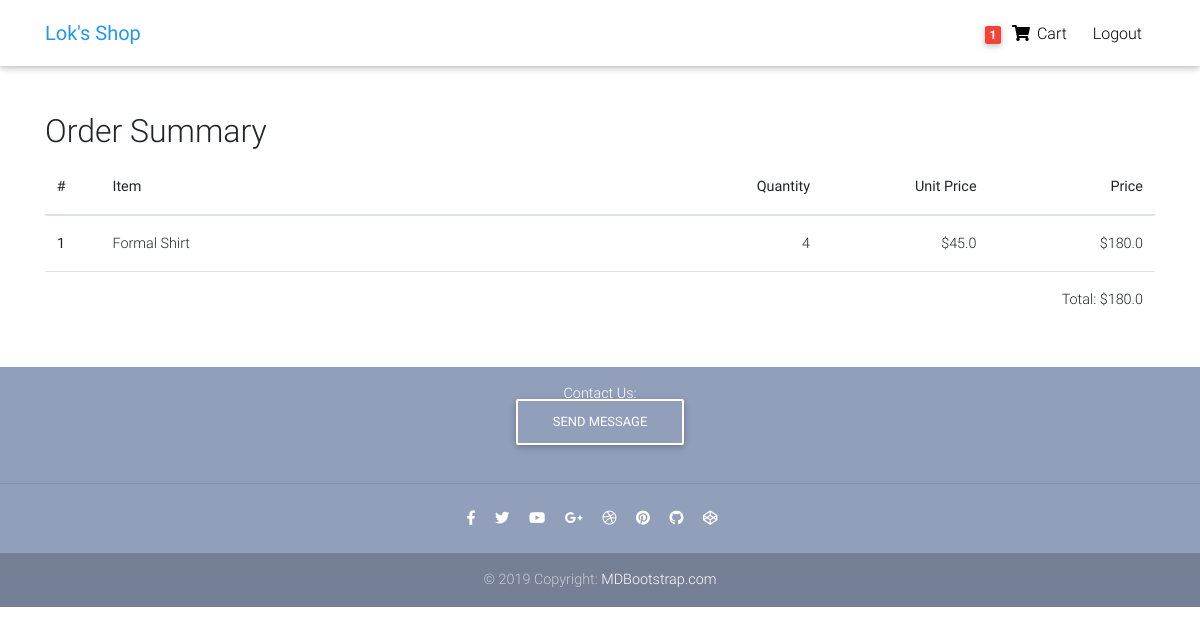
The app's page /order-summary/ (signed in), older data.
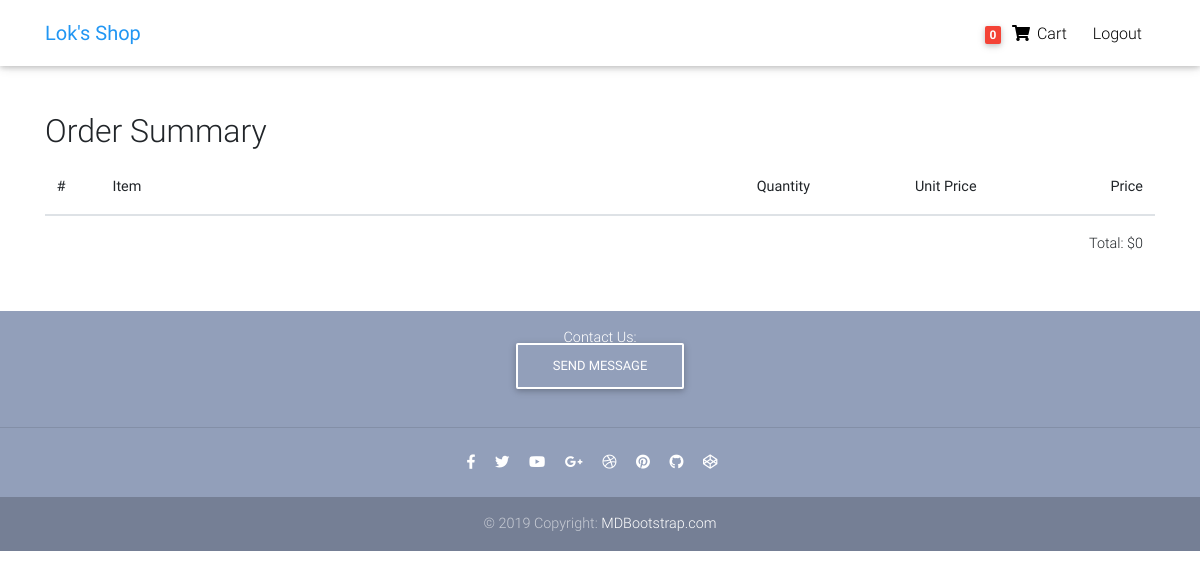
The same page, newer data.
### core/models.py (models this page shows, shortened)
class Order(models.Model):
    user = models.ForeignKey(settings.AUTH_USER_MODEL, on_delete=models.CASCADE)
    items = models.ManyToManyField(OrderItem)
    start_date = models.DateTimeField(auto_now_add=True)
    ordered_date = models.DateTimeField()
    ordered = models.BooleanField(default=False)
    def get_total_order_price(self):
        total = 0
        for item in self.items.all():
            total+=item.get_final_total_item_price()
        return total

class OrderItem(models.Model):
    user = models.ForeignKey(settings.AUTH_USER_MODEL, on_delete=models.CASCADE)
    item = models.ForeignKey(Item, on_delete=models.CASCADE)
    quantity = models.IntegerField(default=1)
    ordered = models.BooleanField(default=False)
    def get_total_item_price(self):
        return self.quantity * self.item.price
    def get_final_total_item_price(self):
        if self.item.discount_price:
            return self.get_total_item_discount_price()
        return self.get_total_item_price()

class Item(models.Model):
    title = models.CharField(max_length = 100)
    price = models.FloatField(default=0)
    discount_price = models.FloatField(blank=True, null = True)
    category = models.CharField(choices=CATEGORY_CHOICES, max_length = 2)
    label = models.CharField(choices=LABEL_CHOICES, max_length = 1)
    slug = models.SlugField(blank = True, null = True, unique = True)
    description = models.TextField()
    def get_absolute_url(self):
        return reverse("core:product", kwargs={
            'slug': self.slug
        })

### core/views.py (the view)
# urls.py: path('order-summary/', OrderSummaryView.as_view(), name='order-summary'),
class OrderSummaryView(LoginRequiredMixin, View):
    def get(self,*args, **kwargs):
        try:
            order = Order.objects.get(user=self.request.user, ordered=False)
            context = {
                "object":order
            }
            return render(self.request, 'order_summary.html', context)
        except ObjectDoesNotExist:
            messages.error(self.request, "You do not have an active order.")
            return redirect("/")

### core/templatetags/cart_template_tags.py (called while the page is built)
@register.filter
def cart_item_count(user):
    if user.is_authenticated:
        qs = Order.objects.filter(user=user, ordered=False)
        if qs.exists():
            return qs[0].items.count()
    return 0

### templates/order_summary.html (shortened to what this page needs)
{% extends "base.html" %}
{% load static %}
{% block content %}
  <div class="container pt-3">
        <div class="table-responsive text-nowrap">
            <h2>Order Summary</h2>
            <table class="table">
                <thead>
                    <tr>
                        <th scope="col" style="width:5%">#</th>
                        <th scope="col" style="width:50%">Item</th>
                        <th scope="col" style="width:15%; text-align:right">Quantity</th>
                        <th scope="col" style="width:15%; text-align:right">Unit Price</th>
                        <th scope="col" style="width:15%; text-align:right">Price</th>
                    </tr>
                </thead>
                <tbody>
                    {% for order_item in object.items.all %}
                    <tr>
                        <th scope="row">{{ forloop.counter }}</th>
                        <td><a href="{{ order_item.item.get_absolute_url }}">{{ order_item.item.title }}</a></td>
                        <td style="text-align:right">{{ order_item.quantity }}</td>
                        {% if order_item.item.discount_price %}
                        <td style="text-align:right"><del>${{ order_item.item.price }}</del> ${{ order_item.item.discount_price }}</td>
                        <td style="text-align:right"><del>${{ order_item.get_total_item_price }}</del> ${{ order_item.get_total_item_discount_price }}</td>
                        {% else %}
                        <td style="text-align:right">${{ order_item.item.price }}</td>
                        <td style="text-align:right">${{ order_item.get_total_item_price }}</td>
                        {% endif %}
                    </tr>
                    {% endfor %}
                    <tr>
                        <td></td>
                        <td></td>
                        <td></td>
                        <td></td>
                        <td style="text-align:right">Total: ${{object.get_total_order_price }}</td>
                    </tr>
                </tbody>
            </table>
        </div>
  </div>
{% endblock content %}

### templates/snippets/navbar.html (shortened to what this page needs)
{% load cart_template_tags %}
<head>
</head>
  <nav class="navbar fixed-top navbar-expand-lg navbar-light white scrolling-navbar">
    <div class="container">
      <a class="navbar-brand waves-effect" href="/">
        <strong class="blue-text">Lok's Shop</strong>
      </a>
      <div class="collapse navbar-collapse ml-4" id="navbarSupportedContent">
        <ul class="navbar-nav nav-flex-icons">
          {% if request.user.is_authenticated %}
          <li class="nav-item top-nav-item">
            <a class="nav-link waves-effect" href="{% url 'core:order-summary' %}">
              <span class="badge red z-depth-1 mr-1"> {{ request.user|cart_item_count }} </span>
              <i class="fas fa-shopping-cart"></i>
              <span class="clearfix d-none d-sm-inline-block"> Cart </span>
            </a>
          </li>
          <li class="nav-item top-nav-item">
            <a class="nav-link waves-effect" href="{% url 'account_logout' %}">
              <span class="clearfix d-none d-sm-inline-block"> Logout </span>
            </a>
          </li>
          {% endif %}
        </ul>
      </div>
    </div>
  </nav>

Row changes from the older to the newer data that the page shows:
no longer on this page (row edited): OrderItem: item "Formal Shirt", quantity "4", item.price "45.0", get_total_item_price "180.0"
removed Order: get_total_order_price "180.0"
added Order: get_total_order_price "0"
Text that changed along with them:
{{ request.user|cart_item_count }}: "1" → "0"
